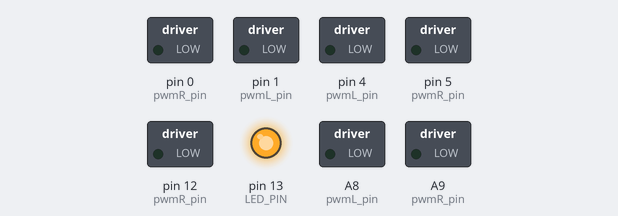
Recording of a sketch running on a simulated Teensy 4. Shown: switched loads named in the sketch (green lamp = pin HIGH), output pins drawn as LEDs (lit = HIGH). The ROS host is connected and sends only what is stated.

Above: at 0.1 s.
At 2.1 s:
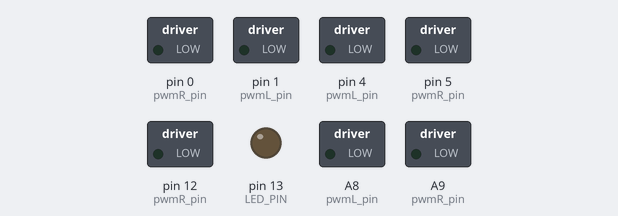
Timing chart, 0 to 3.6 s (numbered marks = the images above):
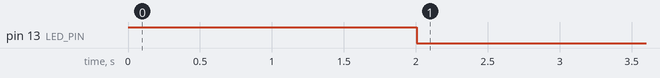

The sketch:

4whee.ino
```cpp
#include <micro_ros_arduino.h>

#include <stdio.h>
#include <rcl/rcl.h>
#include <rcl/error_handling.h>
#include <rclc/rclc.h>
#include <rclc/executor.h>

#include <geometry_msgs/msg/vector3.h>

#define MAX_RPM 5000
#define LED_PIN 13

int pwmL_pin[4] = {1,4,13,22};
int pwmR_pin[4] = {0,5,12,23};

rcl_subscription_t subscriber;
geometry_msgs__msg__Vector3 msg;

rclc_executor_t executor;
rcl_allocator_t allocator;
rclc_support_t support;
rcl_node_t node;

IntervalTimer motorTimer;

float vx = 0;
float vy = 0;
float omega = 0;

#define RCCHECK(fn) { rcl_ret_t temp_rc = fn; if((temp_rc != RCL_RET_OK)){error_loop();}}
#define RCSOFTCHECK(fn) { rcl_ret_t temp_rc = fn; if((temp_rc != RCL_RET_OK)){}}

// -------- Error Loop --------

void error_loop(){
  while(1){
    digitalWrite(LED_PIN, !digitalRead(LED_PIN));
    delay(100);
  }
}


// ---------------- Inverse Kinematics ----------------

void inverseKinematics(float vx, float vy, float omega, float* rpms)
{
    rpms[0] = map(-vx + vy + omega/2, -255,255,-MAX_RPM,MAX_RPM);
    rpms[1] = map( vx + vy + omega/2, -255,255,-MAX_RPM,MAX_RPM);
    rpms[2] = map(-vx - vy + omega/2, -255,255,-MAX_RPM,MAX_RPM);
    rpms[3] = map( vx - vy + omega/2, -255,255,-MAX_RPM,MAX_RPM);
}


// ---------------- Motor Driver ----------------

void runMotor(int pwm_val, int pwmLPin, int pwmRPin)
{
    analogWrite(pwmRPin,(pwm_val <=0 ? -pwm_val : 0));
    analogWrite(pwmLPin,(pwm_val >=0 ? pwm_val : 0));
}

void motor_update()
{
    float rpm_cmd[4];

    inverseKinematics(vx,vy,omega,rpm_cmd);

    for(int i=0;i<4;i++)
    {
        rpm_cmd[i] = constrain(rpm_cmd[i],-MAX_RPM,MAX_RPM);
        runMotor((int)rpm_cmd[i],pwmL_pin[i],pwmR_pin[i]);
    }
}


// ---------------- ROS Callback ----------------

void subscription_callback(const void * msgin)
{
    const geometry_msgs__msg__Vector3 * incoming =
        (const geometry_msgs__msg__Vector3 *)msgin;

    // Read values from ROS2 topic
    float x_error = incoming->x;
    float area_error = incoming->y;
    float z_val = incoming->z;

    // Print received values
    Serial.print("Received -> ");
    Serial.print("x: ");
    Serial.print(x_error);
    Serial.print("  y: ");
    Serial.print(area_error);
    Serial.print("  z: ");
    Serial.println(z_val);

    // Control logic
    vy = constrain(x_error * 0.05, -255, 255);
    vx = constrain(area_error * 0.0005, -255, 255);
    omega = 0;
}


// ---------------- Setup ----------------

void setup()
{
    set_microros_transports();

    pinMode(LED_PIN, OUTPUT);
    digitalWrite(LED_PIN, HIGH);

    Serial.begin(115200);
    delay(2000);

    analogWriteResolution(14);

    allocator = rcl_get_default_allocator();

    // SAME INIT SEQUENCE AS WORKING INT32 CODE
    RCCHECK(rclc_support_init(&support, 0, NULL, &allocator));

    RCCHECK(rclc_node_init_default(
        &node,
        "teensy_align",
        "",
        &support));

    RCCHECK(rclc_subscription_init_default(
        &subscriber,
        &node,
        ROSIDL_GET_MSG_TYPE_SUPPORT(geometry_msgs, msg, Vector3),
        "alignment_error"));

    RCCHECK(rclc_executor_init(&executor, &support.context, 1, &allocator));

    RCCHECK(rclc_executor_add_subscription(
        &executor,
        &subscriber,
        &msg,
        &subscription_callback,
        ON_NEW_DATA));

    motorTimer.begin(motor_update,5000);
}


// ---------------- Loop ----------------

void loop()
{
    //delay(100);

    RCSOFTCHECK(
        rclc_executor_spin_some(
            &executor,
            RCL_MS_TO_NS(5)
        )
    );
}
```

Measured:
- by itself, pin 13 (LED_PIN): HIGH → LOW at 2.0 s
